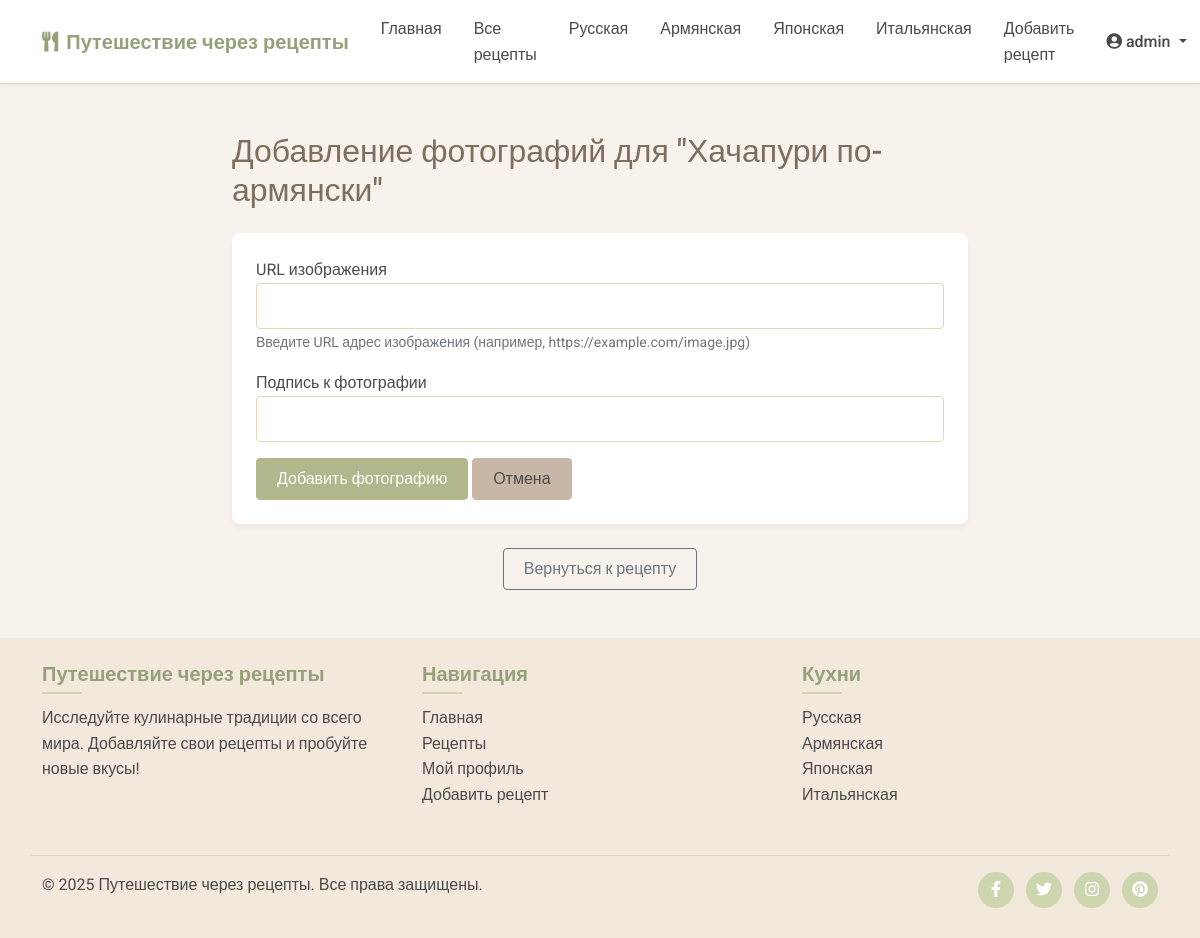
The page /upload_recipe_photos/9 (signed in) on the database as committed earlier.
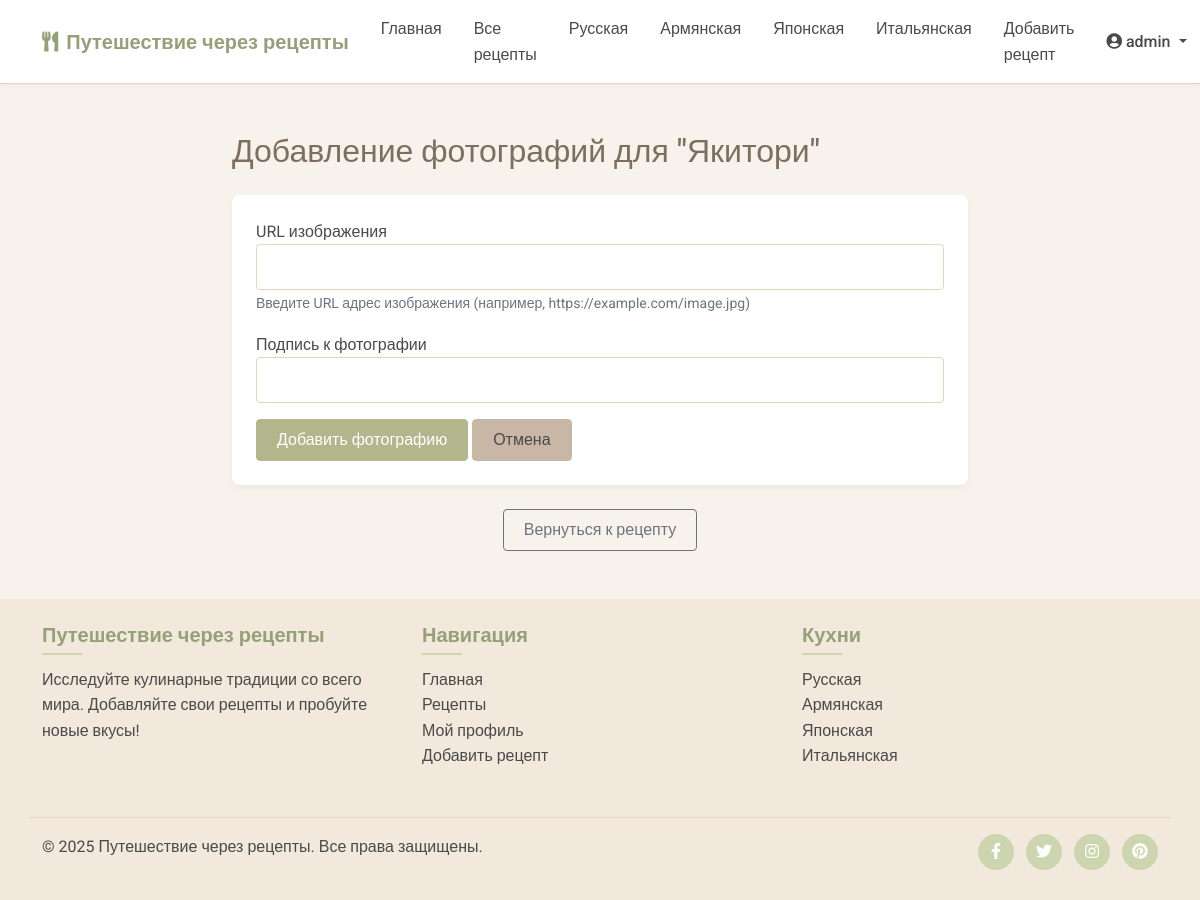
The same page on the database as committed later.
### models.py (models this page shows, shortened)
class Recipe(db.Model):
    id = db.Column(db.Integer, primary_key=True)
    title = db.Column(db.String(128), nullable=False)
    description = db.Column(db.Text)
    ingredients = db.Column(db.Text, nullable=False)
    instructions = db.Column(db.Text, nullable=False)
    prep_time = db.Column(db.Integer)  # в минутах
    cook_time = db.Column(db.Integer)  # в минутах
    servings = db.Column(db.Integer)
    difficulty = db.Column(db.String(20))  # Легкий, Средний, Сложный
    created_at = db.Column(db.DateTime, default=datetime.utcnow)
    updated_at = db.Column(db.DateTime, default=datetime.utcnow, onupdate=datetime.utcnow)
    user_id = db.Column(db.Integer, db.ForeignKey('user.id'))
    cuisine_id = db.Column(db.Integer, db.ForeignKey('cuisine.id'))
    image_url = db.Column(db.String(1024))  # Добавляем поле для URL изображения
    favorites = db.relationship('Favorite', backref='recipe', lazy='dynamic', cascade='all, delete-orphan')
    comments = db.relationship('Comment', backref='recipe', lazy='dynamic', cascade='all, delete-orphan')
    ratings = db.relationship('Rating', backref='recipe', lazy='dynamic', cascade='all, delete-orphan')
    photos = db.relationship('RecipePhoto', backref='recipe', lazy='dynamic', cascade='all, delete-orphan')

### routes.py (the view, shortened to what this page needs)
@app.route('/upload_recipe_photos/<int:recipe_id>', methods=['GET', 'POST'])
@login_required
def upload_recipe_photos(recipe_id):
    recipe = Recipe.query.get_or_404(recipe_id)
    if recipe.user_id != current_user.id and not current_user.is_admin:
        abort(403)
    form = RecipePhotoForm()
    return render_template('upload_photos.html', form=form, recipe=recipe)

### forms.py
class RecipePhotoForm(FlaskForm):
    photo_url = StringField('URL изображения', validators=[DataRequired()],
                          description='Введите URL адрес изображения (например, https://example.com/image.jpg)')
    caption = StringField('Подпись к фотографии', validators=[Optional(), Length(max=128)])
    submit = SubmitField('Добавить фотографию')

### app.py (called while the page is built)
@login_manager.user_loader
def load_user(user_id):
    from models import User
    return User.query.get(int(user_id))

### routes.py (called while the page is built)
@app.before_request
def load_global_data():
    g.all_cuisines = Cuisine.query.all()

### templates/upload_photos.html (shortened to what this page needs)
{% extends 'base.html' %}
{% block content %}
<div class="container mt-5">
    <div class="row">
        <div class="col-md-8 offset-md-2">
            <h2 class="mb-4">Добавление фотографий для "{{ recipe.title }}"</h2>
            <div class="card mb-4">
                <div class="card-body">
                    <form method="POST">
                        <div class="form-group mb-3">
                            <label for="photo_url">{{ form.photo_url.label }}</label>
                            {{ form.photo_url(class="form-control") }}
                            {% if form.photo_url.description %}
                                <small class="form-text text-muted">{{ form.photo_url.description }}</small>
                            {% endif %}
                        </div>
                        <div class="form-group mb-3">
                            <label for="caption">{{ form.caption.label }}</label>
                            {{ form.caption(class="form-control") }}
                        </div>
                        <div class="form-group">
                            {{ form.submit(class="btn btn-primary") }}
                            <a href="{{ url_for('recipe_detail', recipe_id=recipe.id) }}" class="btn btn-secondary">Отмена</a>
                        </div>
                    </form>
                </div>
            </div>
            <div class="text-center">
                <a href="{{ url_for('recipe_detail', recipe_id=recipe.id) }}" class="btn btn-outline-secondary">Вернуться к рецепту</a>
            </div>
        </div>
    </div>
</div>
{% endblock %}

Rows that differ between the two databases and show on the page:
changed Recipe: title "Хачапури по-армянски" → "Якитори"
